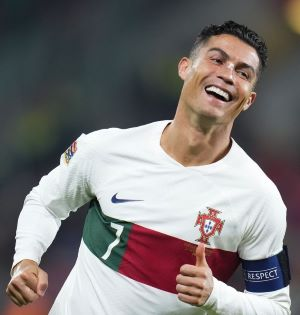
#> input picture ronaldo.jpg, 300 x 315 px
$ python main.py
#> lines starting #> are read from the running program, lines starting #| are printed output that depends on the picture; after the words box and inside, x2 and y2 are one past the last pixel; in counts of white or black regions, pixels touching at a corner belong together
# importing necessary libraries
import cv2

# reading image
img = cv2.imread("ronaldo.jpg")
#> img is the input picture: shape (315, 300, 3); mean B, G, R 119.5, 119.9, 125

# edges
gray = cv2.cvtColor(img, cv2.COLOR_BGR2GRAY)
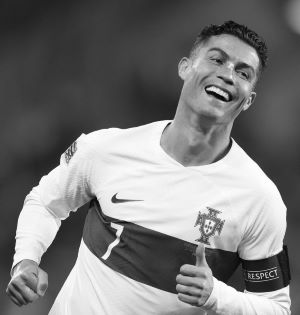
#> gray: shape (315, 300); min 0, max 255, mean 121.4
gray = cv2.medianBlur(gray, 5)
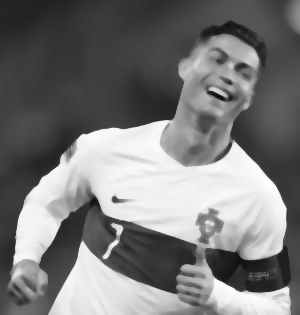
#> gray: shape (315, 300); min 14, max 253, mean 121.5
edges = cv2.adaptiveThreshold(gray, 255, cv2.ADAPTIVE_THRESH_MEAN_C, cv2.THRESH_BINARY, 9, 9)
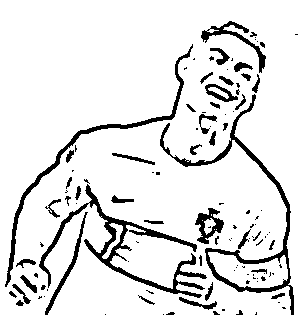
#> edges: shape (315, 300); 89.1% white; 117 black regions (72 under 20 px), largest, box (x1, y1, x2, y2) and area: (39, 184, 207, 298) 2436, (160, 94, 294, 315) 2158, (5, 44, 193, 287) 1413

# cartoonization
color = cv2.bilateralFilter(img, 9, 250, 250)
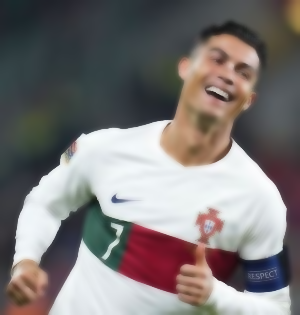
#> color: shape (315, 300, 3); mean B, G, R 119.5, 119.9, 125
cartoon = cv2.bitwise_and(color, color, mask=edges)
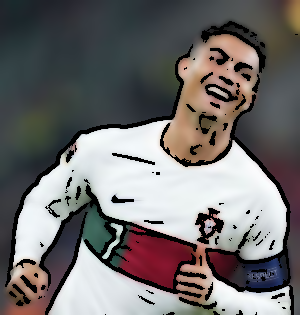
#> cartoon: shape (315, 300, 3); mean B, G, R 110.3, 110.5, 113.9

# showing the outputs
cv2.imshow("image", img)
cv2.imshow("edges", edges)
cv2.imshow("cartoon", cartoon)
cv2.waitKey(0)
#> (the run stopped early here; a loop or call above may not have finished)
